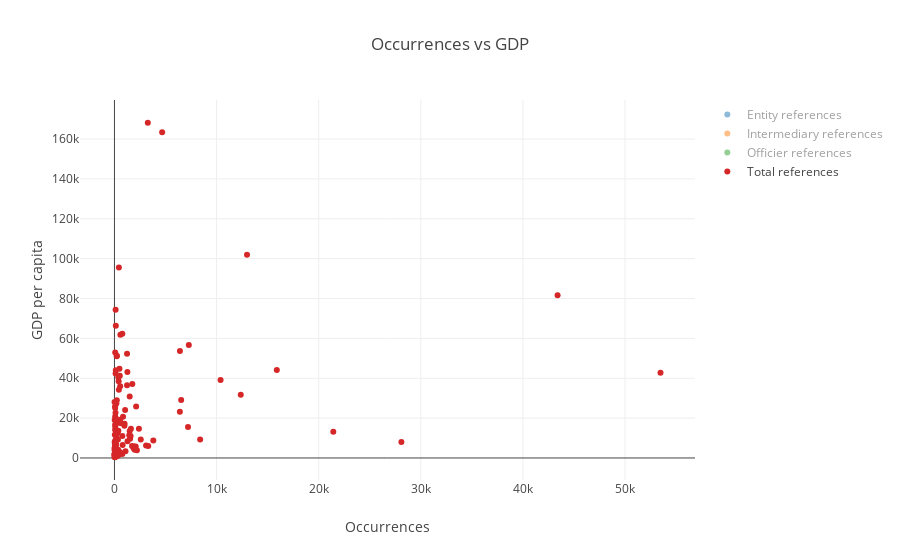

The code cell stored with this chart in its notebook:
### Code cell
plot_all_entity(gdp_data, 'counts', 'Value', nodes_types_desc, 3, 'Occurrences vs GDP', 'Occurrences', 'GDP per capita', 'scatter_gdp_count.html')

### Figure 1 — Plotly figure (JSON) as saved in the notebook; plotly's stock layout.template omitted (floating-point values rounded to 4 significant figures; data arrays with more than 128 entries replaced by an {"elided": "..."} marker saying what was removed)
{"data": [{"mode": "markers", "name": "Entity references", "text": {"elided": "149 str values"}, "type": "scatter", "uid": "4c456ffb-5e34-4402-820f-bf089843bf6a", "visible": "legendonly", "x": {"elided": "149 int values"}, "y": {"elided": "149 float values"}}, {"mode": "markers", "name": "Intermediary references", "text": {"elided": "129 str values"}, "type": "scatter", "uid": "2d98ff0d-4f5b-4bae-a696-80b65da04fe3", "visible": "legendonly", "x": {"elided": "129 int values"}, "y": {"elided": "129 float values"}}, {"mode": "markers", "name": "Officier references", "text": {"elided": "188 str values"}, "type": "scatter", "uid": "f104f6a2-84b3-4100-a81f-9a403a287ef7", "visible": "legendonly", "x": {"elided": "188 int values"}, "y": {"elided": "188 float values"}}, {"mode": "markers", "name": "Total references", "text": ["Aruba", "Angola", "Andorra", "United Arab Emirates", "Argentina", "Antigua and Barbuda", "Australia", "Austria", "Belgium", "Bangladesh", "Bulgaria", "Bahrain", "Bahamas", "Belarus", "Belize", "Bermuda", "Bolivia", "Brazil", "Barbados", "Botswana", "Canada", "Switzerland", "Chile", "China", "Côte d'Ivoire", "Colombia", "Costa Rica", "Cuba", "Curaçao", "Cayman Islands", "Cyprus", "Czech Republic", "Germany", "Djibouti", "Denmark", "Dominican Republic", "Ecuador", "Egypt", "Spain", "Estonia", "Finland", "France", "United Kingdom", "Georgia", "Ghana", "Greece", "Guatemala", "Hong Kong", "Honduras", "Croatia", "Hungary", "Indonesia", "India", "Ireland", "Iran", "Iceland", "Israel", "Italy", "Jordan", "Japan", "Kazakhstan", "Kenya", "Saint Kitts and Nevis", "South Korea", "Kuwait", "Lebanon", "Liberia", "Libya", "Saint Lucia", "Liechtenstein", "Sri Lanka", "Lithuania", "Luxembourg", "Latvia", "Morocco", "Monaco", "Moldova", "Mexico", "Macedonia", "Malta", "Mozambique", "Mauritius", "Malawi", "Malaysia", "Nigeria", "Nicaragua", "Netherlands", "Norway", "New Zealand", "Oman", "Pakistan", "Panama", "Peru", "Philippines", "Poland", "Puerto Rico", "Portugal", "Paraguay", "Qatar", "Romania", "Russia", "Saudi Arabia", "Sudan", "Singapore", "El Salvador", "Slovenia", "Sweden", "Seychelles", "Syria", "Turks and Caicos Islands", "Thailand", "Trinidad and Tobago", "Tunisia", "Turkey", "Tanzania", "Tanzania", "Uganda", "Ukraine", "Uruguay", "United States", "Saint Vincent and the Grenadines", "Venezuela", "British Virgin Islands", "Viet Nam", "Vanuatu", "South Africa", "Zambia", "Zimbabwe"], "type": "scatter", "uid": "939bcb3b-105d-46a3-85d3-54baeede96b6", "visible": true, "x": [61, 68, 560, 10392, 1612, 237, 1232, 132, 384, 27, 164, 102, 6532, 89, 1878, 435, 157, 3806, 84, 112, 1267, 43397, 384, 28101, 53, 3310, 1450, 37, 134, 769, 6405, 286, 526, 4, 74, 800, 3097, 348, 2121, 989, 111, 1232, 15900, 76, 39, 631, 2201, 53475, 53, 36, 271, 1080, 432, 580, 147, 233, 1751, 1492, 1982, 431, 187, 217, 977, 188, 230, 1278, 120, 54, 25, 3266, 28, 64, 12983, 1491, 107, 4670, 66, 343, 6, 1044, 34, 2578, 39, 1534, 217, 37, 486, 113, 410, 67, 226, 21432, 1724, 424, 305, 10, 561, 171, 132, 104, 8389, 838, 11, 6411, 359, 69, 225, 2395, 65, 70, 1921, 25, 38, 774, 51, 51, 10, 771, 7205, 7281, 51, 1584, 12368, 112, 559, 2081, 51, 299], "y": [25810.0, 4133.0, 36040.0, 39120.0, 14600.0, 13660.0, 52240.0, 44020.0, 40330.0, 1206.0, 6994.0, 22690.0, 29060.0, 5952.0, 4850.0, 95530.0, 3077.0, 8757.0, 15700.0, 6521.0, 43190.0, 81650.0, 13650.0, 8036.0, 1421.0, 6045.0, 11410.0, 7609.0, 19950.0, 62260.0, 23230.0, 17620.0, 41310.0, 1873.0, 52960.0, 6468.0, 6205.0, 3388.0, 25820.0, 17160.0, 42400.0, 36500.0, 44120.0, 3541.0, 1354.0, 17430.0, 3924.0, 42700.0, 2326.0, 11670.0, 12560.0, 3336.0, 1629.0, 61830.0, 4958.0, 51240.0, 37090.0, 30790.0, 4096.0, 34220.0, 10390.0, 1350.0, 16180.0, 27330.0, 28980.0, 8452.0, 593.1, 5993.0, 8184.0, 168200.0, 3892.0, 14160.0, 102000.0, 13550.0, 2907.0, 163400.0, 1602.0, 9291.0, 4840.0, 24050.0, 528.3, 9275.0, 365.9, 9644.0, 2730.0, 2096.0, 44750.0, 74360.0, 38490.0, 16630.0, 1413.0, 13130.0, 6030.0, 2878.0, 12470.0, 28080.0, 19140.0, 4109.0, 66350.0, 8931.0, 9218.0, 20650.0, 2058.0, 53630.0, 4127.0, 20760.0, 51000.0, 14690.0, 1515.0, 25120.0, 5815.0, 19060.0, 3815.0, 10980.0, 870.4, 794.7, 627.9, 2038.0, 15520.0, 56640.0, 6912.0, 11050.0, 31700.0, 2065.0, 2899.0, 5741.0, 1319.0, 1019.0]}], "layout": {"hovermode": "closest", "title": "Occurrences vs GDP", "xaxis": {"title": "Occurrences"}, "yaxis": {"title": "GDP per capita"}}}
